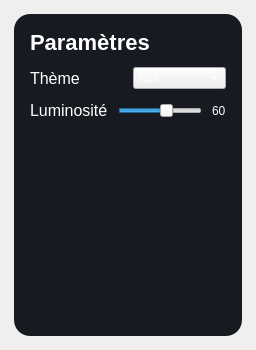
<?xml version="1.0" encoding="UTF-8"?>
<ui version="4.0">
 <class>SettingsPage</class>
 <widget class="QWidget" name="SettingsPage">
  <layout class="QVBoxLayout" name="verticalLayout">
   <property name="leftMargin"><number>14</number></property>
   <property name="topMargin"><number>14</number></property>
   <property name="rightMargin"><number>14</number></property>
   <property name="bottomMargin"><number>14</number></property>

   <item>
    <widget class="QFrame" name="frame">
     <property name="styleSheet">
      <string notr="true">
QFrame{background:#171a21;border-radius:16px;}
QLabel{color:white;}
QComboBox, QSlider {color:white;}
QPushButton{height:50px;border-radius:12px;color:white;background:#222634;font-size:15px;padding:8px;}
QPushButton:pressed{background:#2d3245;}
      </string>
     </property>
     <layout class="QVBoxLayout" name="layoutInner">
      <property name="leftMargin"><number>16</number></property>
      <property name="topMargin"><number>16</number></property>
      <property name="rightMargin"><number>16</number></property>
      <property name="bottomMargin"><number>16</number></property>
      <property name="spacing"><number>12</number></property>

      <item>
       <widget class="QLabel" name="lblTitle">
        <property name="text"><string>Paramètres</string></property>
        <property name="styleSheet"><string notr="true">QLabel{font-size:22px;font-weight:800;}</string></property>
       </widget>
      </item>

      <item>
       <layout class="QHBoxLayout" name="rowTheme">
        <property name="spacing"><number>10</number></property>
        <item><widget class="QLabel" name="lblTheme"><property name="text"><string>Thème</string></property><property name="styleSheet"><string notr="true">QLabel{font-size:16px;}</string></property></widget></item>
        <item><widget class="QComboBox" name="cmbTheme">
         <item><property name="text"><string>Nuit</string></property></item>
          <item><property name="text"><string>Jour</string></property></item>
        </widget></item>
       </layout>
      </item>

      <item>
       <layout class="QHBoxLayout" name="rowBrightness">
        <property name="spacing"><number>10</number></property>
        <item><widget class="QLabel" name="lblBright"><property name="text"><string>Luminosité</string></property><property name="styleSheet"><string notr="true">QLabel{font-size:16px;}</string></property></widget></item>
        <item><widget class="QSlider" name="sliderBrightness">
          <property name="orientation"><enum>Qt::Horizontal</enum></property>
          <property name="minimum"><number>0</number></property>
          <property name="maximum"><number>100</number></property>
          <property name="value"><number>60</number></property>
        </widget></item>
        <item><widget class="QLabel" name="lblBrightnessValue"><property name="text"><string>60</string></property></widget></item>
       </layout>
      </item>

      <item>
       <spacer name="spacerV">
        <property name="orientation"><enum>Qt::Vertical</enum></property>
        <property name="sizeHint" stdset="0"><size><width>20</width><height>200</height></size></property>
       </spacer>
      </item>

     </layout>
    </widget>
   </item>

  </layout>
 </widget>
 <resources/>
 <connections/>
</ui>
